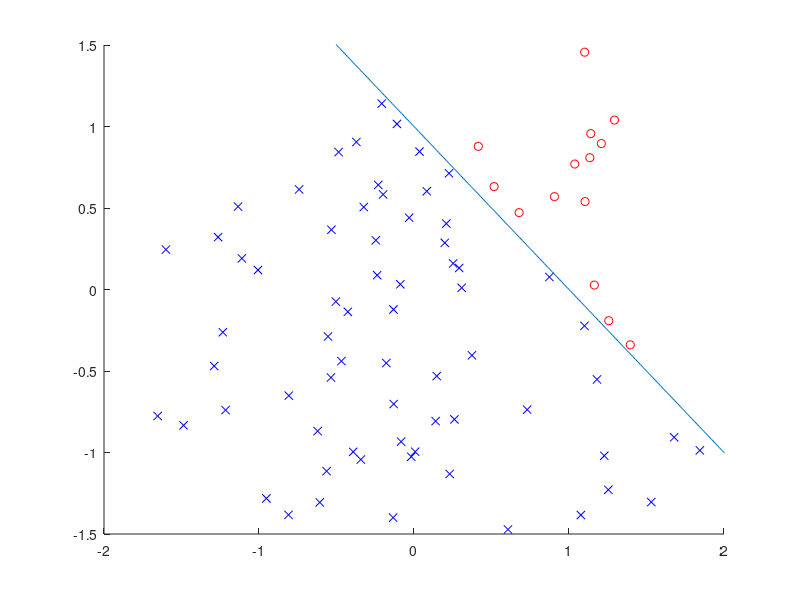

MATLAB code for this plot:
% Points of class 1&2, with a '1' in the end
y = [1 0 ;
     1 0 ;
     1 1 ;];
 % initial weight
 a = zeros(3,size(y,2));

 err = 1;
 iteration = 0;
 while err ~= 0
         err = 0;
     iteration = iteration + 1;
     for i = 1 : size(y,2)
        for j = 1 : size(a,2)
           d(j) = dot( a(:,j)' , y(:,i)' );
        end
       flag = 0;
       for k = 1 : size(y,2)
          if (k ~= i) && (d(i) <= d(k))  
              flag = 1;
              err = 1;
          end
       end
       if flag == 1
           for k=1 : size(y,2)
               % error detected, alpha = 1
               if k==i
                   a(:,k) = a(:,k) + y(:,i);
               else 
                   a(:,k) = a(:,k) - y(:,i);
               end
           end
       end
     end
 end
 disp( ['Number of iteration : ' , num2str(iteration)] )

 hold on
 axis([-2 2 -1.5 1.5]);

% Draw the line that seperates both class
ans = a(:,1) - a(:,2) ;
input = [-3:.01:3] ;
ansy = (-ans(3) - ans(1) * input ) / ans(2);
plot(input, ansy);
             
% Generate some normal random points, and draw them             
x1 = randn(1,100);
y1 = randn(1,100);
t1 = ans(1) * x1 + ans(2) * y1 + ans(3);
for la = 1 : size(x1,2)
    if t1(la) > 0
        plot(x1(la),y1(la),'ro');
    else
        plot(x1(la),y1(la),'bx');
    end
end
             

 